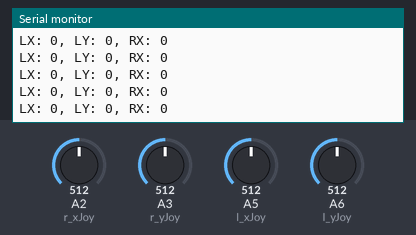
The sketch below on a simulated Arduino Nano, built with avr-gcc and run on an emulated ATmega328P. Parts: the last lines printed to the serial monitor. The test bench sets the inputs (shaded band); at power-on: A2 (r_xJoy) = 512, A3 (r_yJoy) = 512, A5 (l_xJoy) = 512, A6 (l_yJoy) = 512. No radio packets arrive unless stated.

Above: at 5.7 s.
5.8 s: A2 (r_xJoy) set to 41
At 5.85 s:
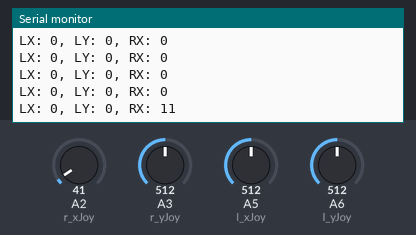
7.3 s: A2 (r_xJoy) set to 34
At 7.32 s:
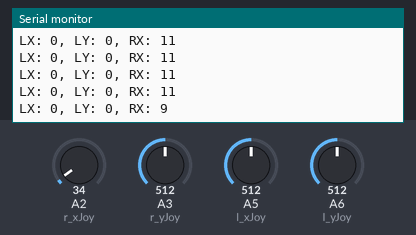
Timing chart, 0 to 10.3 s (numbered marks = the images above; inputs shaded):
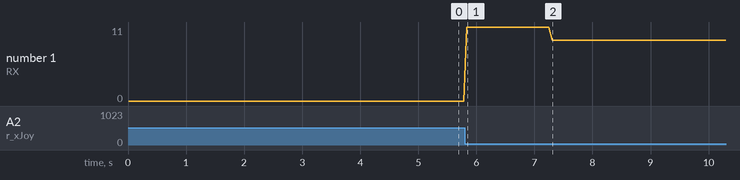

The sketch:

NRFremote.ino
```cpp
#include "SPI.h"
#include "RF24.h"

// --- NRF24L01 Configuration (Transmitter) ---
#define CE_PIN   9 // Match Robot Code (D9)
#define CSN_PIN  10 // Match Robot Code (D10)
RF24 radio(CE_PIN, CSN_PIN);
const byte chan[6] = "00007"; // MUST match receiver address - Match Robot Code

// --- Joystick Input Pins (Transmitter) - As per your provided code ---
int l_xJoy = A5;
int l_yJoy = A6;
int l_joy = A4; // Unused in robot control for now
int r_xJoy = A2;
int r_yJoy = A3; // Unused in robot control for now
int r_joy = A1; // Unused in robot control for now
int l_bumper = 3; // Unused in robot control for now
int r_bumper = 2; // Unused in robot control for now
int l_pot = A7; // Unused in robot control for now
int r_pot = A0; // Unused in robot control for now

// --- Joystick Calibration ---
const int JOYSTICK_CENTER = 512; // Approximate center reading (adjust if needed)
const int JOYSTICK_DEADZONE = 50; // Dead zone around center

// --- Data structure to send to receiver - MUST match receiver expectations ---
byte data[10]; // Byte array to transmit

void setup() {
  Serial.begin(115200); // Match Robot Code Serial Baud Rate for potential debugging
  Serial.println("NRF24L01 Transmitter - Corrected Joystick Mapping + Power/Rate Fixes");

  pinMode(l_xJoy, INPUT);
  pinMode(l_yJoy, INPUT);
  pinMode(r_xJoy, INPUT);
  pinMode(r_yJoy, INPUT);
  pinMode(l_joy, INPUT_PULLUP);
  pinMode(r_joy, INPUT_PULLUP);
  pinMode(l_bumper, INPUT_PULLUP);
  pinMode(r_bumper, INPUT_PULLUP);
  pinMode(l_pot, INPUT);
  pinMode(r_pot, INPUT);

  radio.begin();
  radio.setAutoAck(true);       // Ensure auto-acknowledgement is enabled
radio.setRetries(3, 10);     // Up to 3 retries, delay of 10*250us between retries
  radio.setChannel(110); // Try channel 80 (example - experiment with other high channel numbers)
  radio.openWritingPipe(chan);
  radio.stopListening();

  // --- Data Rate and Power Level Settings (for stability) ---
  radio.setDataRate(RF24_1MBPS); // Set data rate to 1Mbps for better reliability
  radio.setPALevel(RF24_PA_LOW);  // Set power level to minimum for short-range, can try PA_LOW if needed

  Serial.println("Transmitter Initialized with Rate/Power Settings");
}

void loop() {
  // --- Read Joystick Values and Map to 1-255 range with Center at ~127 ---
  int raw_l_x = analogRead(l_xJoy);
  int raw_l_y = analogRead(l_yJoy);
  int raw_r_x = analogRead(r_xJoy);
  int raw_r_y = analogRead(r_yJoy);

  // Map left joystick X (for robot VX - Forward/Backward)
  data[0] = mapJoystickValue(raw_l_x); // data[0] for left joystick X (VX control)

  // Map left joystick Y (for robot VY - Left/Right)
  data[1] = mapJoystickValue(raw_l_y); // data[1] for left joystick Y (VY control)

  // Map right joystick X (for robot VZ - Rotation)
  data[4] = mapJoystickValue(raw_r_x); // data[4] for right joystick X (VZ control)

  // --- Buttons and Potentiometers - Ignored for now (set to 0) ---
  data[2] = 0; // Left joystick button
  data[3] = 0; // Left bumper
  data[5] = 0; // Right joystick Y (unused for robot control in current code)
  data[6] = 0; // Right joystick button
  data[7] = 0; // Right bumper
  data[8] = 0; // Left potentiometer
  data[9] = 0; // Right potentiometer


  // --- Transmit Data ---
  radio.write(&data, sizeof(data));

  // --- Optional: Serial Print for Transmitter Debugging ---

  Serial.print("LX: "); Serial.print(data[0]);
  Serial.print(", LY: "); Serial.print(data[1]);
  Serial.print(", RX: "); Serial.print(data[4]);
  Serial.println("");


  delay(50); // Small delay
}

// --- Function to map joystick analog reading to 1-255 range centered at ~127 ---
byte mapJoystickValue(int rawValue) {
  int mappedValue = map(rawValue, 0, 1023, 1, 255); // Map 0-1023 to 1-255 range
  // Apply dead zone around center (optional in transmitter, can be handled in receiver too)
  if (abs(rawValue - JOYSTICK_CENTER) <= JOYSTICK_DEADZONE) {
    mappedValue = 0; // Set to 0 in dead zone -  Receiver interprets 0 as center.
  } else {
    if (mappedValue == 0) mappedValue = 1; // Ensure mapped value is not exactly 0 outside deadzone, keep in 1-255 range. Original map produced 1-255, but just in case.
  }
  return (byte)mappedValue; // Cast to byte for transmission
}
```

Measured:
- after the input at 5.8 s, the serial monitor: prints a new line at once (image 1)
- after the input at 7.3 s, the serial monitor: prints a new line at once (image 2)
- plotted number 1: 0 → 11 after the input at 5.8 s, 11 → 9 after the input at 7.3 s
